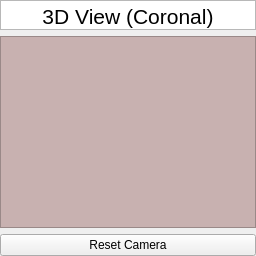
                         <widget class="QWidget" name="page_10">
                          <layout class="QGridLayout" name="gridLayout_184">
                           <property name="leftMargin">
                            <number>0</number>
                           </property>
                           <property name="topMargin">
                            <number>0</number>
                           </property>
                           <property name="rightMargin">
                            <number>0</number>
                           </property>
                           <property name="bottomMargin">
                            <number>0</number>
                           </property>
                           <item row="1" column="0" colspan="2">
                            <widget class="QVTKRenderWindowInteractor" name="vtkWidget_trajPlan_1">
                             <property name="styleSheet">
                              <string notr="true">background-color: rgb(200, 177, 176);</string>
                             </property>
                            </widget>
                           </item>
                           <item row="0" column="0" colspan="2">
                            <widget class="QTextEdit" name="textEdit_10">
                             <property name="minimumSize">
                              <size>
                               <width>0</width>
                               <height>30</height>
                              </size>
                             </property>
                             <property name="maximumSize">
                              <size>
                               <width>16777215</width>
                               <height>30</height>
                              </size>
                             </property>
                             <property name="verticalScrollBarPolicy">
                              <enum>Qt::ScrollBarAlwaysOff</enum>
                             </property>
                             <property name="horizontalScrollBarPolicy">
                              <enum>Qt::ScrollBarAlwaysOff</enum>
                             </property>
                             <property name="readOnly">
                              <bool>true</bool>
                             </property>
                             <property name="html">
                              <string>&lt;!DOCTYPE HTML PUBLIC &quot;-//W3C//DTD HTML 4.0//EN&quot; &quot;http://www.w3.org/TR/REC-html40/strict.dtd&quot;&gt;
&lt;html&gt;&lt;head&gt;&lt;meta name=&quot;qrichtext&quot; content=&quot;1&quot; /&gt;&lt;meta charset=&quot;utf-8&quot; /&gt;&lt;style type=&quot;text/css&quot;&gt;
p, li { white-space: pre-wrap; }
hr { height: 1px; border-width: 0; }
li.unchecked::marker { content: &quot;\2610&quot;; }
li.checked::marker { content: &quot;\2612&quot;; }
&lt;/style&gt;&lt;/head&gt;&lt;body style=&quot; font-family:'Ubuntu Sans'; font-size:11pt; font-weight:400; font-style:normal;&quot;&gt;
&lt;p align=&quot;center&quot; style=&quot; margin-top:0px; margin-bottom:0px; margin-left:0px; margin-right:0px; -qt-block-indent:0; text-indent:0px;&quot;&gt;&lt;span style=&quot; font-family:'Sans'; font-size:16pt;&quot;&gt;3D View (Coronal)&lt;/span&gt;&lt;/p&gt;&lt;/body&gt;&lt;/html&gt;</string>
                             </property>
                            </widget>
                           </item>
                           <item row="2" column="0" colspan="2">
                            <widget class="QPushButton" name="pushButton_resetCoronal">
                             <property name="toolTip">
                              <string>Reset this view's zoom/pan to default</string>
                             </property>
                             <property name="text">
                              <string>Reset Camera</string>
                             </property>
                            </widget>
                           </item>
                          </layout>
                         </widget>
